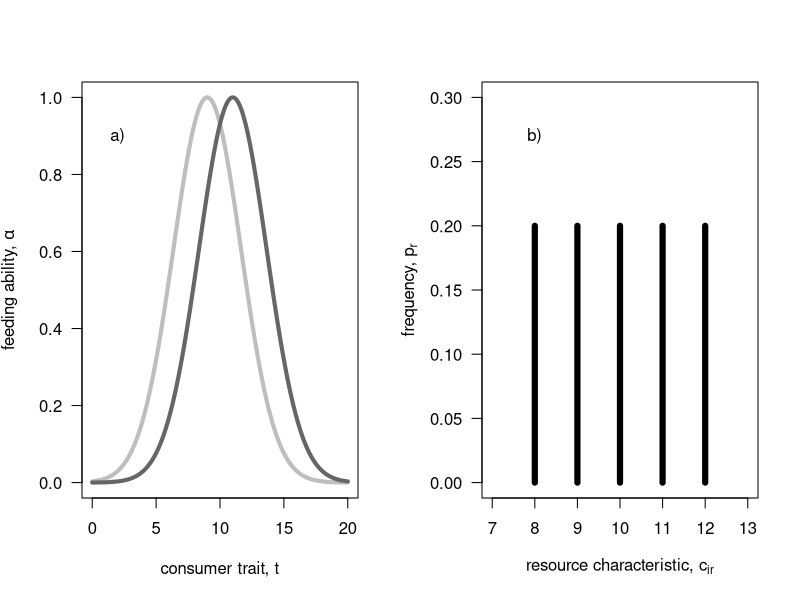
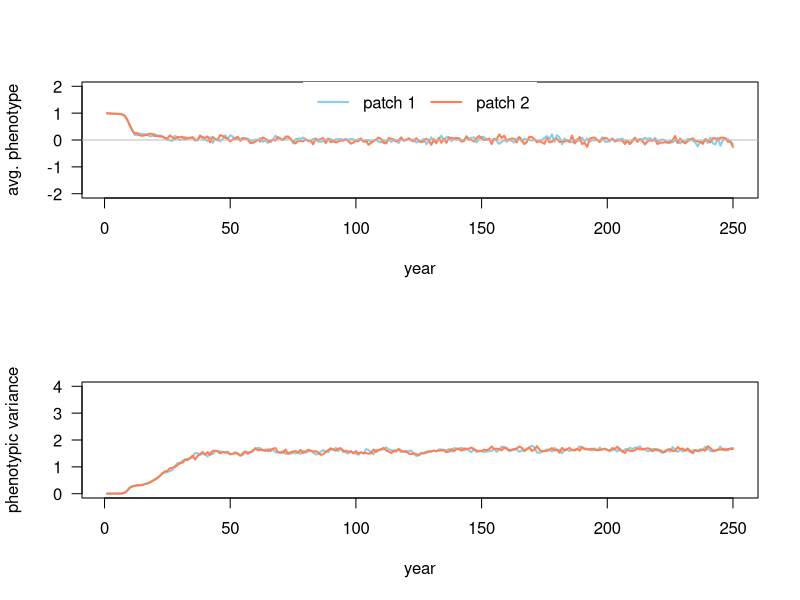

Source code (R) for these figures, in order: (Note: a time limit stopped this script after it produced the figures.)

rm(list=ls())  #removes stuff from environment.
# plot resource distribution            ----
par(mfrow=c(1,2))
z <- seq(0,20,0.01); omega<-7
plot( x=z, y=exp(- (z-9)^2 / (2 * omega)), lwd=4, col="gray", las=1, ylim=c(0,1), xlab="consumer trait, t", ylab=expression(paste("feeding ability, ",alpha)), type="l")
lines(x=z, y=exp(- (z-11)^2 / (2 * omega)), lwd=4, col="gray40")
text(x=2, y=0.9*1, "a)")

ct <- 8:12
plot(x=ct, y=rep.int(0.2, 5), las=1, ylab=expression(paste("frequency, ", p[r])), xlab=expression(paste("resource characteristic, ", c[i][,][r])), type="h", lwd=6, xlim=c(7,13), ylim=c(0,0.3))
text(x=8, y=0.30*0.9, "b)")

par(mfrow=c(1,1))

# define simulation function            ----
resourceCompetition <- function(resProp, resFreq, popSize, resGen=1, mutProb=0.001, mutVar=0.1, years=200, iniPmean=5, iniPvar=0.05, dispProb=0.5){

  # initialize population ......................................
  pop           <- matrix(NA, ncol=3, nrow=sum(popSize))      #NA is used here to preallocate memory for each entry while still not filling them with a value. 
  colnames(pop) <- c("patch", "pheno", "fec")
  
  pop[,1] <- c(rep.int(1,popSize[1]), rep.int(2, popSize[2]))
  pop[,2] <- rnorm(n=sum(popSize), mean=iniPmean, sd=0.05)
  
  stats         <- NULL
  
  for(t in 1:years){
    
    # compute fecundity proxy ----
    # compute alpha - patch 1 ............................................................
    patch1    <- pop[pop[,1]==1,]   #This extracts all values in the pop matrix where the patch=1, i.e. they belong to patch 1. So all the rows with patch =2 are removed
    alphaSum1 <- NULL
    alpha1    <- NULL
    for(r in 1:ncol(resProp)){ # r<-1 # loop through each resource
      
      rp <- resProp[1,r]                                 # resource property 
      
      alpha     <- exp(-(patch1[,2]-rp)^2/ (2*resGen[1,1]) )  # compute all alphas
      alpha1    <- cbind(alpha1, alpha)                  # store all alphas
      alphaSum1 <- c(alphaSum1, sum(alpha) )             # store the sum over all alphas
      
    }
    
    # fec - patch 1 ............................................................
    for(i in 1:nrow(patch1)){
      
      fec <- 0
      for(r in 1:ncol(resProp)){ # r<-1; i<-1
        
        pi  <- resFreq[1,r]
        fec <- fec + pi * (alpha1[i,r]/alphaSum1[r])
        
      }
      patch1[i,3] <- fec
      
    }
    
    # alpha - patch 2 ............................................................
    patch2    <- pop[pop[,1]==2,]
    alphaSum2 <- NULL
    alpha2    <- NULL
    for(r in 1:ncol(resProp)){ # r<-1
      
      alpha     <- exp(-(patch2[,2]-resProp[2,r])^2/ (2*resGen[2,1]) )
      alpha2    <- cbind(alpha2, alpha)
      alphaSum2 <- c(alphaSum2, sum(alpha) )
      
    }
    
    # fec - patch 2 ............................................................
    for(i in 1:nrow(patch2)){
      
      fec <- 0
      for(r in 1:ncol(resProp)){ # r<-1; i<-1
        
        fec <- fec + resFreq[2,r]*alpha2[i,r]/alphaSum2[r]
        
      }
      patch2[i,3] <- fec
      
    }
    
    # create next generation  ----
    patch1new     <- patch1[sample(size=popSize[1], x=1:nrow(patch1),prob=patch1[,3], replace=T),]
    patch1new[,3] <- NA
    
    patch2new     <- patch2[sample(size=popSize[2], x=1:nrow(patch2),prob=patch2[,3], replace=T),]
    patch2new[,3] <- NA
    
    pop <- rbind(patch1new, patch2new)
    
    # mutate new generation   ----
    for(i in 1:nrow(pop)){
      
      if(runif(n=1, min=0, max=1)<=mutProb){
        
        pop[i,2] <- pop[i,2] + rnorm(n=1, mean=0, sd=mutVar)
        # print("mutation!")
        
      }
    }
    
    # dispersal               ----
    dispInds <- runif(n=nrow(pop))<dispProb
    dispInds <- which(dispInds==TRUE)
    if(length(dispInds)>=1){
      for(i in 1:length(dispInds)){
        if(pop[dispInds[i],1]==1){
          pop[dispInds[i],1] <- 2
        } else {
          pop[dispInds[i],1] <- 1
        }
      }
    }
    
    # extract stats           ----
    patch1    <- pop[pop[,1]==1,]
    patch2    <- pop[pop[,1]==2,]
    
    stats <- rbind( stats, c(t, mean(patch1[,2]), var(patch1[,2]), mean(patch2[,2]), var(patch2[,2]))) 
    
  }
  
  # return output stats .............................................
  colnames(stats) <- c("year", "mean1", "var1", "mean2", "var2")
  return(stats)
  
}

# first test run                        ----
resFreqMatrix <- matrix(rep.int(0.2,5), nrow=2, ncol=5, byrow = TRUE); row.names(resFreqMatrix)<-c("patch1", "patch2")
resPropMatrix <- matrix(-2:2, nrow=2, ncol=5, byrow = TRUE)          ; row.names(resPropMatrix)<-c("patch1", "patch2")

data <- resourceCompetition(resProp=resPropMatrix, resFreq=resFreqMatrix, popSize=c(300, 300), resGen=matrix(c(0.5,0.5),ncol=1, nrow=2), mutProb=0.005, mutVar=0.5, years=250, iniPmean=1)

par(mfrow=c(2,1))
plot( x=data[,1], y=data[,2], lwd=2, col="skyblue", type="l", ylim=c(-2,2), las=1, xlab="year", ylab="avg. phenotype")
lines(x=data[,1], y=data[,4], lwd=2, col="coral"); abline(h=0, col="gray", lty=1)
legend("top", legend=c("patch 1", "patch 2"), lwd=2, lty=1, col=c("skyblue", "coral"), box.col="transparent", horiz=TRUE)

plot( x=data[,1], y=data[,3], lwd=2, col="skyblue", type="l", ylim=c(0,4), las=1, xlab="year", ylab="phenotypic variance")
lines(x=data[,1], y=data[,5], lwd=2, col="coral")
par(mfrow=c(1,1))

# explore parameters with replicates    ----
propVal    <- c(0.25, 0.4, 0.50, 0.55, 0.6, 0.7, 1.00)
propVar <- NULL

for(i in 1:length(propVal)){ # i<-1
  propVar    <- c(propVar, sum(((-2:2)*propVal[i]-0)^2)/5 )
}

dataP_mean <- NULL
dataP_sd   <- NULL
for(p in 1:length(propVal)){
  dataR_mean <- NULL
  dataR_sd   <- NULL
  for(r in 1:2){ 
    data       <- resourceCompetition(resProp=resPropMatrix*propVal[p], 
                                      resFreq=resFreqMatrix, 
                                      resGen=matrix(c(0.5,0.5),ncol=1, nrow=2), 
                                      mutProb=0.005, mutVar=0.5, 
                                      popSize=c(1000, 1000), 
                                      years=250, iniPmean=1)[250, ,drop=F]
    dataR_mean <- c( dataR_mean, mean(c(data[,2], data[,4])) )
    dataR_sd   <- c( dataR_sd  , mean(c(data[,3], data[,5])) )
  }
  dataP_mean <- rbind(dataP_mean, c(propVar[p], mean(dataR_mean), max(dataR_mean), min(dataR_mean)))
  dataP_sd   <- rbind(dataP_sd  , c(propVar[p], mean(dataR_sd)  , max(dataR_sd)  , min(dataR_sd)))
  print(p)
  
}
colnames(dataP_mean) <- c("resource var", "mean z", "max z"     , "min z")
colnames(dataP_sd)   <- c("resource var", "mean z", "max var(z)", "min var(z)")

# plot  .......................
par(mfrow=c(2,1))
plot(x=dataP_mean[,1], y=dataP_mean[,2], lwd=2, type="o", las=1, xlab="resource variation", ylab="mean phenotype", ylim=c(-1,1), xlim=c(0,max(dataP_sd[,1])))
lines(x=dataP_mean[,1], y=dataP_mean[,3], lwd=2, col="gray")
lines(x=dataP_mean[,1], y=dataP_mean[,4], lwd=2, col="gray")
abline(h=0, col="gray", lty=3)

plot(x=dataP_sd[,1], y=dataP_sd[,2], lwd=2, type="o", las=1, xlab="resource variation", ylab="phenotypic variance", ylim=c(0,2), xlim=c(0,max(dataP_sd[,1])))
lines(x=dataP_sd[,1], y=dataP_sd[,3], lwd=2, col="gray")
lines(x=dataP_sd[,1], y=dataP_sd[,4], lwd=2, col="gray")
abline(v=0.5, col="dodgerblue", lwd=2, lty=3)
legend("top", legend=c("resource generalism"), lty=3, lwd=2,col="dodgerblue", box.col="transparent")
